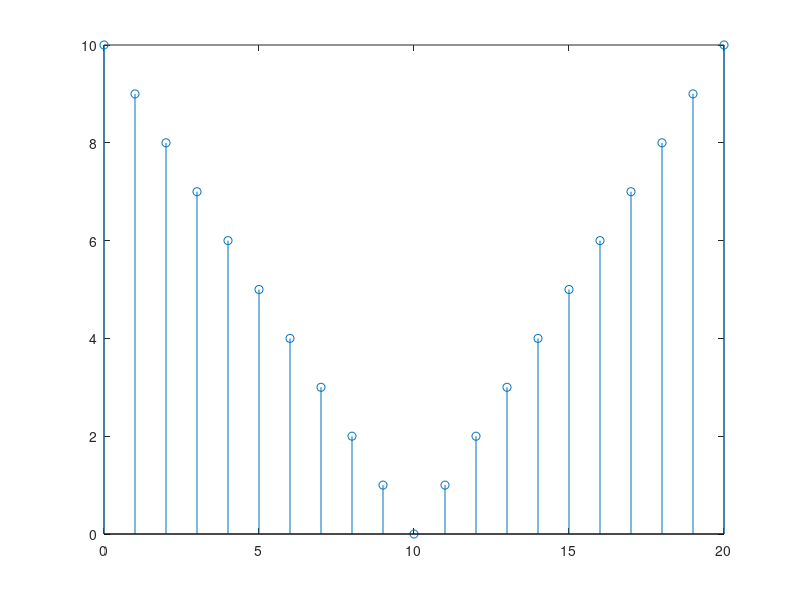

Here is the MATLAB script that generated this plot:
n=0:20;
for i=1:1:21 %genereaza vectorul t=|10-n|
    if 10-n(i)>0
        t(i)=10-n(i)
    else
        t(i)=n(i)-10
    end
end
stem(n,t)
